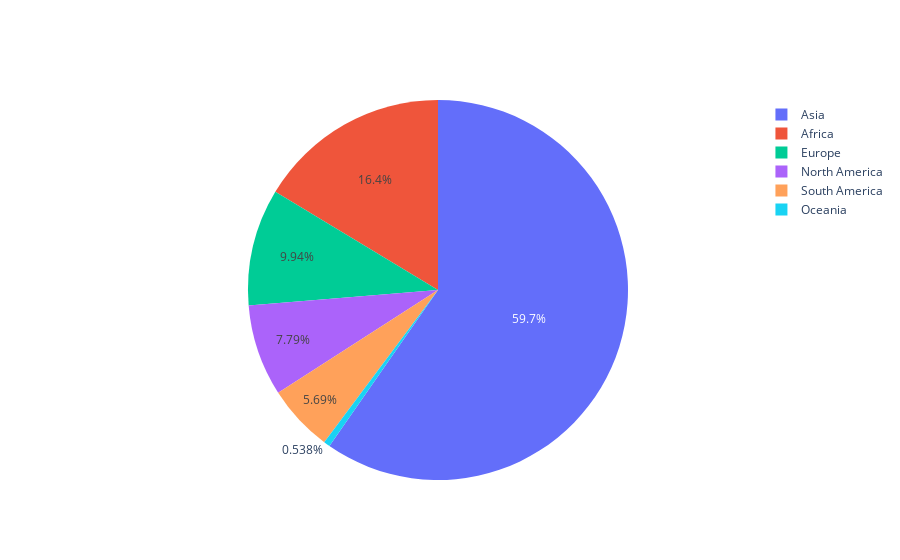

Notebook source saved alongside this figure:
### Code cell
data = [trace]

offline.iplot(data)

### Figure 1 — Plotly figure (JSON) as saved in the notebook; plotly's stock layout.template omitted (floating-point values rounded to 4 significant figures)
{"data": [{"labels": ["Asia", "Africa", "Europe", "North America", "Oceania", "South America"], "type": "pie", "values": [4436, 1216, 739, 579, 40, 423]}], "layout": {}}
